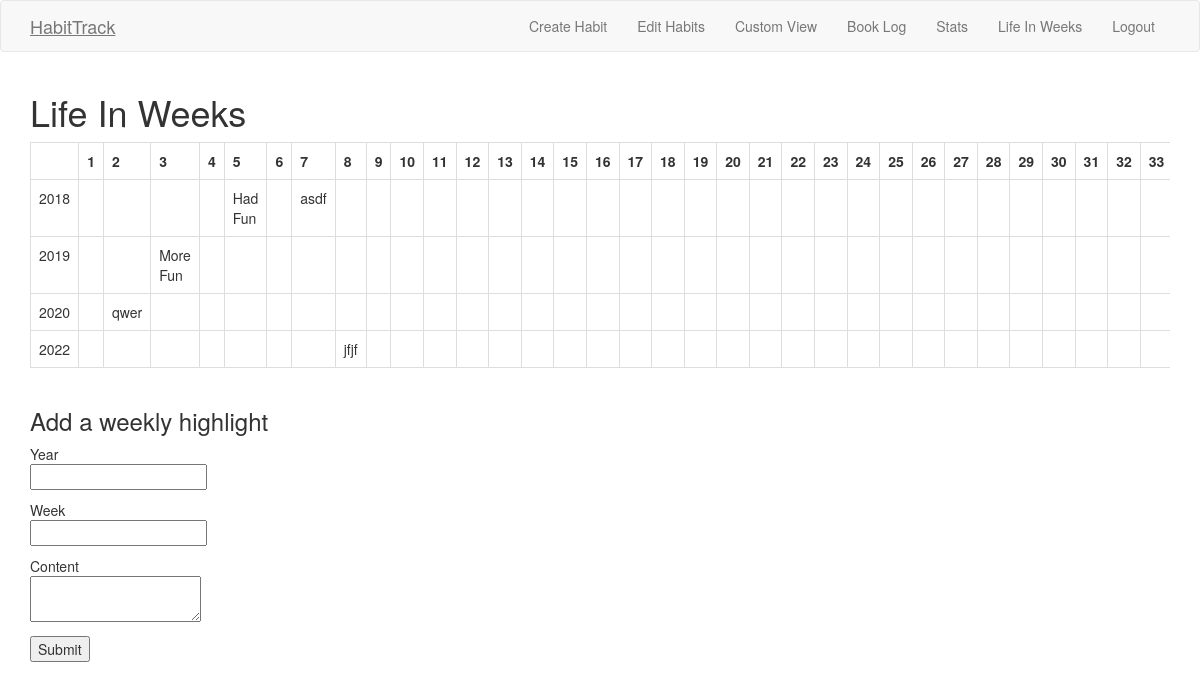
/life (signed in), run on the app's committed database.
### app/models.py (models this page shows, shortened)
class Life(db.Model):
    id = db.Column(db.Integer, primary_key=True)
    year = db.Column(db.Integer)
    week = db.Column(db.Integer)
    content = db.Column(db.String(280))
    user_id = db.Column(db.Integer, db.ForeignKey('user.id'))

### app/main/routes.py (the view, shortened to what this page needs)
@bp.route('/life', methods=['GET', 'POST'])
@login_required
def life():
    form = WeekForm()
    weeks = Life.query.filter_by(user_id=current_user.id).order_by(
            Life.year).all()  # this is to find the earliest year
    fy = weeks[0].year  # first year
    ly = weeks[-1].year + 1  # last year adjusted for range function
    life = {}
    counter1 = fy
    for year in range(fy, ly):
        weeks = Life.query.filter_by(user_id=current_user.id).filter_by(
                year=year).order_by(Life.week).all()
        week_nums = [a.week for a in weeks]
        temp = []
        counter2 = 0
        for i in range(0, 52):
            if i + 1 in week_nums:
                temp.append(weeks[counter2])
                counter2 += 1
            else:
                temp.append('')
        if weeks:
            life[counter1] = temp
        else:
            life[counter1] = []
        counter1 += 1
    return render_template('life.html', start=fy, end=ly, life=life, form=form)

### app/main/forms.py
class WeekForm(FlaskForm):
    year = IntegerField('Year', validators=[DataRequired()])
    week = IntegerField('Week', validators=[DataRequired()])
    content = TextAreaField('Content', validators=[DataRequired()])
    submit = SubmitField('Submit')

### app/models.py (called while the page is built)
@login.user_loader
def load_user(id):
    return User.query.get(int(id))

### app/templates/life.html (shortened to what this page needs)
{% extends 'base.html' %}
{% block app_content %}
<h1>Life In Weeks</h1>
<div class='table-responsive'>
<table class='table table-bordered'>
  <tr>
  <th scope='column' ></th>
  {% for i in range(1, 53) %}
  <th scope='column'>{{ i }}</th>
  {% endfor %}
  </tr>
  {% for year in range(start, end) %}
  {% if life[year] %}
  <tr>
    <td scope='row'>{{ year }}</td>
    {% for week in life[year] %}
    <td>{{ week.content }}</td>
    {% endfor %}
  </tr>
  {% endif %}
  {% endfor %}
</table>
</div>
<h3>Add a weekly highlight</h3>
<form name="form" action="" method="post">
Year
  <p>{{ form.year }}</p>
Week
  <p>{{ form.week }}</p>
Content
  <p>{{ form.content }}</p>
  <p>{{ form.submit() }}</p>
</form>
{% endblock %}

### data on the page
Life: content "Had Fun"
Life: content "asdf"
Life: content "More Fun"
Life: content "qwer"
Life: content "jfjf"

### other printed values
{{ i }} "1" "2" "3" "4" "5" "6" "7" "8" "9" "10" "11" "12" "13" "14" "15" "16" "17" "18" "19" "20" "21" "22" "23" "24" "25" "26" "27" "28" "29" "30" "31" "32" "33"
{{ year }} "2018" "2019" "2020" "2022"
